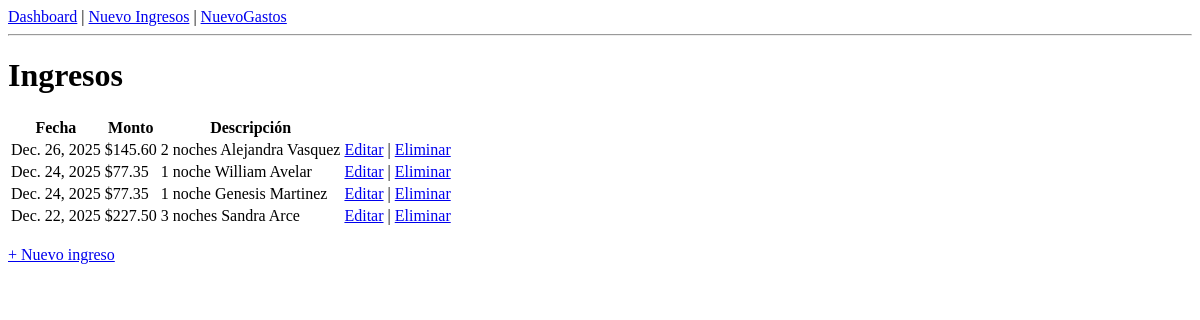
The page /ingresos/ on the database its author committed.
### core/models.py (models this page shows, shortened)
class Ingreso(models.Model):
    propiedad = models.ForeignKey(Propiedad, on_delete=models.CASCADE)
    monto_bruto = models.DecimalField(max_digits=10, decimal_places=2)
    comision = models.DecimalField(max_digits=10, decimal_places=2)
    descripcion = models.CharField(max_length=255, blank=True)
    fecha = models.DateField()
    plataforma = models.CharField(max_length=50)
    creado_por = models.ForeignKey(User, on_delete=models.CASCADE)
    creado_en = models.DateTimeField(auto_now_add=True)

### core/views.py (the view)
# urls.py: path("ingresos/", views.lista_ingresos, name="lista_ingresos"),
def lista_ingresos(request):
    ingresos = Ingreso.objects.all().order_by("-fecha")
    return render(request, "core/lista_ingresos.html", {
        "ingresos": ingresos
    })

### core/templates/core/lista_ingresos.html
{% extends "core/base.html" %}
{% block content %}
{% load static %}
<link rel="stylesheet" href="{% static 'core/styles.css' %}">
<h1>Ingresos</h1>
<table>
    <thead>
        <tr>
            <th>Fecha</th>
            <th>Monto</th>
            <th>Descripción</th>
        </tr>
    </thead>
    <tbody>
        {% for ingreso in ingresos %}
        <tr>
            <td>{{ ingreso.fecha }}</td>
            <td>${{ ingreso.monto_bruto }}</td>
            <td>{{ ingreso.descripcion }}</td>
            <td>
                <a href="{% url 'editar_ingreso' ingreso.id %}">Editar</a>
                |
                <a href="{% url 'eliminar_ingreso' ingreso.id %}">Eliminar</a>
            </td>
        </tr>
        {% empty %}
        <tr>
            <td colspan="3">No hay ingresos registrados</td>
        </tr>
        {% endfor %}
    </tbody>
</table>
<br>
<a href="{% url 'crear_ingreso' %}">+ Nuevo ingreso</a>
{% endblock %}

### rows shown on the page
Ingreso: fecha "Dec. 26, 2025", monto_bruto "145.60", descripcion "2 noches Alejandra Vasquez"
Ingreso: fecha "Dec. 24, 2025", monto_bruto "77.35", descripcion "1 noche William Avelar"
Ingreso: fecha "Dec. 24, 2025", monto_bruto "77.35", descripcion "1 noche Genesis Martinez"
Ingreso: fecha "Dec. 22, 2025", monto_bruto "227.50", descripcion "3 noches Sandra Arce"
